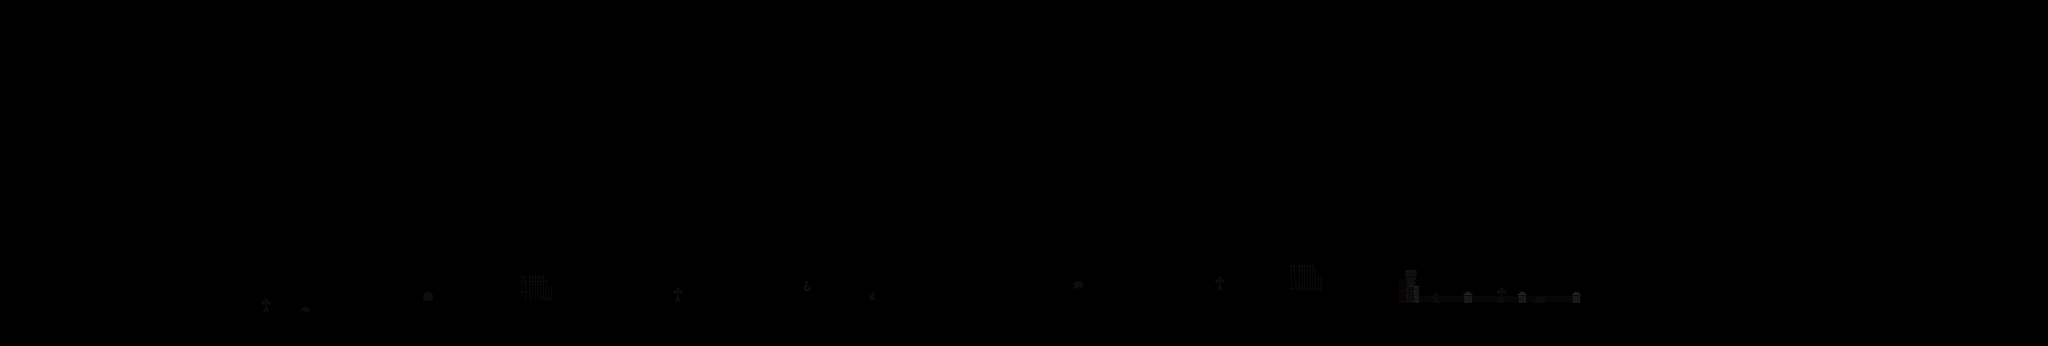

The image is a tile-based game level rendered from a .tmx file. Its description and source (layers, tilesets, objects; grid data summarised) follow:
An orthogonal 189x32 tile map with 16x16 px tiles, 3 tile layers (background, main, foreground) and 43 objects (20x zombie, 11x box, 6x item, 4x bat, player, ...).

<map version="1.10" tiledversion="1.11.0" orientation="orthogonal" renderorder="right-down" compressionlevel="0" width="189" height="32" tilewidth="16" tileheight="16" infinite="0" nextlayerid="21" nextobjectid="276">
 <tileset firstgid="1" name="tiles" tilewidth="16" tileheight="16" tilecount="192" columns="16">
  <image source="../images/tileset.png" width="256" height="192" />
  <tile id="0" type="www" probability="6" />
  <tile id="9" type="oneWay" />
  <tile id="10" type="oneWay" />
  <tile id="73" type="oneWay" />
  <tile id="74" type="oneWay" />
  <tile id="94" type="oneWay" />
  <tile id="95" type="oneWay" />
  <tile id="96" type="noCollide" />
  <tile id="114" type="noCollide" />
  <tile id="115" type="noCollide" />
  <tile id="123" type="noCollide" />
  <tile id="128" type="noCollide" />
  <tile id="129" type="noCollide" />
  <tile id="147" type="noCollide" />
  <tile id="148" type="noCollide" />
  <tile id="149" type="noCollide" />
  <tile id="150" type="noCollide" />
  <tile id="151" type="noCollide" />
  <tile id="163">
   <animation>
    <frame tileid="163" duration="200" />
    <frame tileid="164" duration="200" />
    <frame tileid="165" duration="200" />
    <frame tileid="164" duration="200" />
   </animation>
  </tile>
  <tile id="166">
   <animation>
    <frame tileid="166" duration="300" />
    <frame tileid="167" duration="300" />
   </animation>
  </tile>
  <tile id="168">
   <animation>
    <frame tileid="168" duration="200" />
    <frame tileid="169" duration="200" />
    <frame tileid="170" duration="200" />
    <frame tileid="169" duration="200" />
   </animation>
  </tile>
  <tile id="176">
   <animation>
    <frame tileid="176" duration="100" />
    <frame tileid="177" duration="100" />
    <frame tileid="178" duration="100" />
    <frame tileid="179" duration="100" />
    <frame tileid="180" duration="100" />
   </animation>
  </tile>
  <tile id="181">
   <animation>
    <frame tileid="181" duration="100" />
    <frame tileid="182" duration="100" />
    <frame tileid="183" duration="100" />
    <frame tileid="184" duration="100" />
    <frame tileid="185" duration="100" />
    <frame tileid="184" duration="100" />
    <frame tileid="183" duration="100" />
    <frame tileid="182" duration="100" />
    <frame tileid="181" duration="100" />
   </animation>
  </tile>
  <tile id="186">
   <animation>
    <frame tileid="186" duration="100" />
    <frame tileid="187" duration="100" />
    <frame tileid="188" duration="100" />
    <frame tileid="189" duration="100" />
    <frame tileid="190" duration="100" />
    <frame tileid="187" duration="100" />
   </animation>
  </tile>
 </tileset>
 <layer id="1" name="background" width="189" height="32">
  <data>[6048 cells, 366 non-empty, 118 distinct tile ids]</data>
 </layer>
 <layer id="2" name="main" width="189" height="32">
  <data>[6048 cells, 846 non-empty, 10 distinct tile ids]</data>
 </layer>
 <objectgroup id="3" name="objects">
  <properties>
   <property name="collide" type="bool" value="true" />
  </properties>
  <object id="159" name="Player" type="player" x="32" y="416" width="13" height="35" />
  <object id="69" name="Spikes" type="spikes" x="1440" y="440" width="64" height="16" />
  <object id="165" name="bat" type="bat" x="912" y="352" width="8" height="16" />
  <object id="227" type="item" gid="177" x="2512" y="144" width="16" height="16" />
  <object id="228" type="item" gid="187" x="2384" y="256" width="16" height="16" />
  <object id="229" type="item" gid="187" x="2720" y="288" width="16" height="16" />
  <object id="231" type="box" gid="163" x="272" y="464" width="16" height="16" />
  <object id="232" type="box" gid="163" x="288" y="464" width="16" height="16" />
  <object id="233" type="box" gid="163" x="288" y="447" width="16" height="16" />
  <object id="234" type="box" gid="163" x="288" y="430" width="16" height="16" />
  <object id="236" type="box" gid="163" x="304" y="464" width="16" height="16" />
  <object id="237" type="box" gid="163" x="304" y="447" width="16" height="16" />
  <object id="238" type="box" gid="163" x="304" y="430" width="16" height="16" />
  <object id="239" type="box" gid="163" x="304" y="413" width="16" height="16" />
  <object id="240" type="zombie" x="416" y="432" width="10" height="32" />
  <object id="241" type="zombie" x="144" y="432" width="10" height="32" />
  <object id="242" name="bat" type="bat" x="215" y="384" width="8" height="16" />
  <object id="243" type="zombie" x="592" y="416" width="10" height="32" />
  <object id="244" type="zombie" x="800" y="416" width="10" height="32" />
  <object id="245" type="zombie" x="1040" y="416" width="10" height="32" />
  <object id="247" type="zombie" x="1584" y="400" width="10" height="32" />
  <object id="248" type="zombie" x="1808" y="400" width="10" height="32" />
  <object id="249" type="zombie" x="2032" y="416" width="10" height="32" />
  <object id="250" type="zombie" x="2128" y="416" width="10" height="32" />
  <object id="251" type="zombie" x="2224" y="416" width="10" height="32" />
  <object id="252" type="zombie" x="2272" y="416" width="10" height="32" />
  <object id="253" type="zombie" x="2480" y="400" width="10" height="32" />
  <object id="254" type="zombie" x="2640" y="400" width="10" height="32" />
  <object id="255" type="zombie" x="2832" y="400" width="10" height="32" />
  <object id="256" type="zombie" x="1328" y="416" width="10" height="32" />
  <object id="258" type="zombie" x="1216" y="416" width="10" height="32" />
  <object id="260" name="bat" type="bat" x="1573" y="339" width="8" height="16" />
  <object id="261" name="bat" type="bat" x="1656" y="360" width="8" height="16" />
  <object id="262" type="item" gid="187" x="256" y="384" width="16" height="16" />
  <object id="263" type="item" gid="177" x="1968" y="416" width="16" height="16" />
  <object id="267" type="box" gid="163" x="688" y="448" width="16" height="16" />
  <object id="268" type="box" gid="163" x="704" y="448" width="16" height="16" />
  <object id="269" type="box" gid="163" x="704" y="432" width="16" height="16" />
  <object id="270" type="item" gid="187" x="1184" y="384" width="16" height="16" />
  <object id="271" type="zombie" x="1680" y="400" width="10" height="32" />
  <object id="272" type="zombie" x="2176" y="416" width="10" height="32" />
  <object id="273" type="zombie" x="2352" y="416" width="10" height="32" />
  <object id="274" type="zombie" x="912" y="416" width="10" height="32" />
 </objectgroup>
 <layer id="4" name="foreground" width="189" height="32">
  <data>[6048 cells, 786 non-empty, 38 distinct tile ids]</data>
 </layer>
</map>
